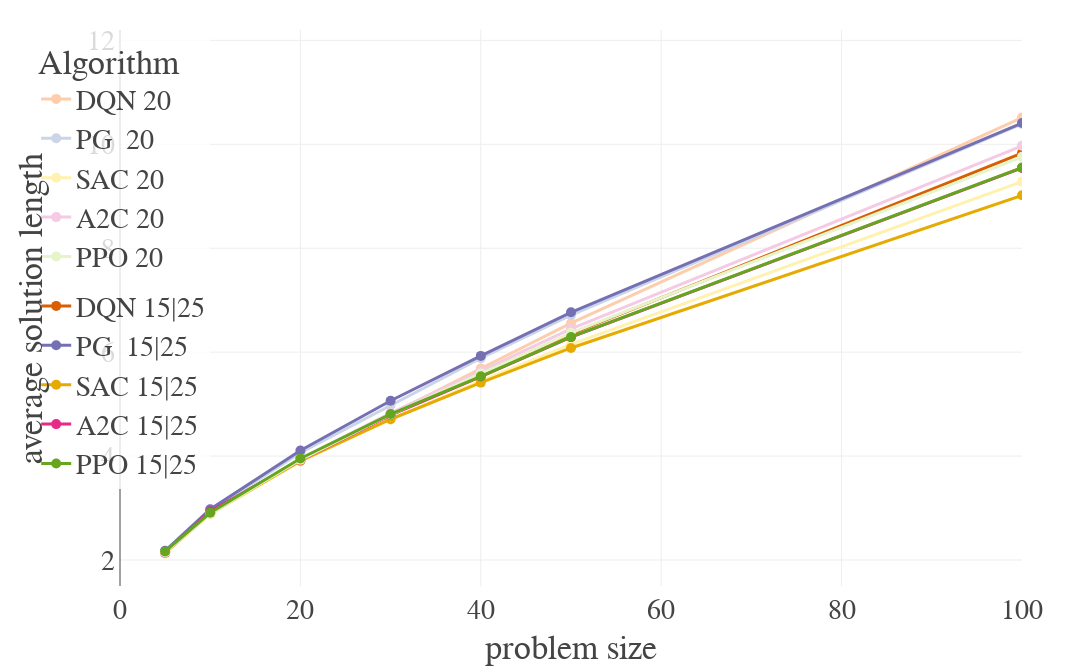

Here is the notebook cell this chart was saved with:
### Code cell
# https://plotly.com/python/plot-data-from-csv/
# https://stackoverflow.com/questions/64500472/plot-multiple-pandas-dataframes-in-one-graph-python-plotly
import plotly.express as px
import plotly.graph_objects as go
import plotly.io as pio
#pio.kaleido.scope.mathjax = None # https://github.com/plotly/plotly.py/issues/3469

fig = go.Figure()
for i, (name, df) in enumerate(zip(plot_names, plot_dfs)):
    if "Kool" in name or figure_meta['is_kool_plot']:
        fig = fig.add_trace(go.Scatter(x = df[x_df_label][::kool_thinning] * x_mult, # 40
                                   y = df[y_df_labels[i]][::kool_thinning], 
                                   name = name,
                                   marker=dict(size=marker_size),
                                   line=dict(width=3))) # , marker=dict(size=10)
    else:
        line_specs = dict(width=3)
        is_legacy_result= False
        if figure_meta['generalization_colors']:
            is_legacy_result = name.endswith(' 20')
            if is_legacy_result:
                cmap = px.colors.qualitative.Pastel2
            else:
                cmap = px.colors.qualitative.Dark2
            color_id_map = {'DQN': 1, 'PG': 2, 'A2C': 3, 'PPO': 4, 'SAC': 5}
            color_id = color_id_map[name.split(' ')[0]]
            line_specs['color'] = cmap[color_id]
            
        fig = fig.add_trace(go.Scatter(x = df[x_df_label][::1] * x_mult,
                                   y = df[y_df_labels[i]][::1], 
                                   name = name,
                                   marker=dict(size=marker_size),
                                   line=line_specs,
                                   legendgroup=f"group{is_legacy_result}"))

fig.update_layout(
    font_family="libertine",
    font_size=28,
    autosize=False,
    width=2000,
    height=666,
    margin=dict(
        l=120,
        r=70,
        b=80,
        t=30,
        pad=4
    ),
    yaxis=dict(
        title_text=y_display_label,
        type="linear" if is_reward_plot else y_type,
        range=(min_y, max_y), 
        rangemode="tozero",
        tickformat='f' if y_type == 'log' else ('.0e' if scientific else None), #'.0e'
        
        ticktext=["-0.1", "-1", "-10", "-100", "-1000", "-10k", "-100k", "-1M", "-10M"] if figure_meta['is_neg_loss_plot'] else None,
        tickvals=[0.1, 1, 10, 100, 1000, 10000, 100000, 1000000, 10000000] if figure_meta['is_neg_loss_plot'] else None,
        #tickmode="array",
        #titlefont=dict(size=30),
    ),
    xaxis=dict(
        title_text=x_display_label,
        range=None if is_reward_plot else (min_x, max_x), # x_mult*df[x_df_label].iloc[-1]
        rangemode="tozero",
        
        #ticktext=["Very long label", "long label", "3", "label"],
        #tickvals=[1, 2, 3, 4],
        #tickmode="array",
        #titlefont=dict(size=30),
    ),
    title=dict(
        #text=title,
    ),
    legend=dict(
        yanchor="top",
        y=legend_y, # 84   6
        xanchor="right",
        x=legend_x, #0.99,
        bgcolor='rgba(255,255,255,0.8)',
        #entrywidth=0.1, # change it to 0.3
        #entrywidthmode='fraction',
        #orientation='h',
        #y=1.2,
        #xanchor="center",
        #x=0.5
    ),
    legend_title_text=figure_meta['legend_title'],
    #paper_bgcolor="LightSteelBlue",
)
# https://plotly.com/python/horizontal-vertical-shapes/
if tsp_lines:
    fig.add_hline(y=10.43, line_dash="dot", annotation_text="random", annotation_position="bottom right")
    fig.add_hline(y=3.84, line_dash="dot", annotation_text="optimal", annotation_position="bottom right")
    
if op_lines:
    fig.add_hline(y=1.58, line_dash="dot", annotation_text="random", annotation_position="bottom right")
    fig.add_hline(y=5.39, line_dash="dot", annotation_text="optimal", annotation_position="bottom right")

#fig.add_hline(y=3.84, line_dash="dot", annotation_text="optimal (20)", annotation_position="bottom right")
#fig.add_hline(y=5.70, line_dash="dot", annotation_text="optimal (50)", annotation_position="bottom right")
#fig.add_hline(y=7.76, line_dash="dot", annotation_text="optimal (100)", annotation_position="bottom right")

fig.show()
fig.write_image("figures/" + figure_meta['plot_filename'] + ".pdf")

with open("figure_metas/" + figure_meta['plot_filename'] + ".json", "w") as fp:
    json.dump(figure_meta,fp)

### Figure 1 — Plotly figure (JSON) as saved in the notebook; plotly's stock layout.template omitted (floating-point values rounded to 4 significant figures)
{"data": [{"legendgroup": "groupTrue", "line": {"color": "rgb(253,205,172)", "width": 3}, "marker": {"size": 10}, "name": "DQN 20", "type": "scatter", "x": [5, 10, 20, 30, 40, 50, 100], "y": [2.163, 2.896, 3.929, 4.811, 5.686, 6.558, 10.51]}, {"legendgroup": "groupFalse", "line": {"color": "rgb(217,95,2)", "width": 3}, "marker": {"size": 10}, "name": "DQN 15|25", "type": "scatter", "x": [5, 10, 20, 30, 40, 50, 100], "y": [2.146, 2.896, 3.92, 4.8, 5.593, 6.353, 9.832]}, {"legendgroup": "groupTrue", "line": {"color": "rgb(203,213,232)", "width": 3}, "marker": {"size": 10}, "name": "PG  20", "type": "scatter", "x": [5, 10, 20, 30, 40, 50, 100], "y": [2.15, 2.952, 4.067, 4.983, 5.883, 6.712, 10.39]}, {"legendgroup": "groupFalse", "line": {"color": "rgb(117,112,179)", "width": 3}, "marker": {"size": 10}, "name": "PG  15|25", "type": "scatter", "x": [5, 10, 20, 30, 40, 50, 100], "y": [2.178, 2.978, 4.108, 5.064, 5.928, 6.768, 10.41]}, {"legendgroup": "groupTrue", "line": {"color": "rgb(255,242,174)", "width": 3}, "marker": {"size": 10}, "name": "SAC 20", "type": "scatter", "x": [5, 10, 20, 30, 40, 50, 100], "y": [2.124, 2.883, 3.898, 4.705, 5.447, 6.15, 9.283]}, {"legendgroup": "groupFalse", "line": {"color": "rgb(230,171,2)", "width": 3}, "marker": {"size": 10}, "name": "SAC 15|25", "type": "scatter", "x": [5, 10, 20, 30, 40, 50, 100], "y": [2.136, 2.898, 3.906, 4.709, 5.414, 6.081, 9.019]}, {"legendgroup": "groupTrue", "line": {"color": "rgb(244,202,228)", "width": 3}, "marker": {"size": 10}, "name": "A2C 20", "type": "scatter", "x": [5, 10, 20, 30, 40, 50, 100], "y": [2.147, 2.901, 3.945, 4.825, 5.638, 6.45, 9.972]}, {"legendgroup": "groupFalse", "line": {"color": "rgb(231,41,138)", "width": 3}, "marker": {"size": 10}, "name": "A2C 15|25", "type": "scatter", "x": [5, 10, 20, 30, 40, 50, 100], "y": [2.143, 2.933, 3.924, 4.79, 5.531, 6.29, 9.544]}, {"legendgroup": "groupTrue", "line": {"color": "rgb(230,245,201)", "width": 3}, "marker": {"size": 10}, "name": "PPO 20", "type": "scatter", "x": [5, 10, 20, 30, 40, 50, 100], "y": [2.147, 2.892, 3.929, 4.8, 5.588, 6.374, 9.759]}, {"legendgroup": "groupFalse", "line": {"color": "rgb(102,166,30)", "width": 3}, "marker": {"size": 10}, "name": "PPO 15|25", "type": "scatter", "x": [5, 10, 20, 30, 40, 50, 100], "y": [2.166, 2.909, 3.954, 4.809, 5.536, 6.293, 9.552]}], "layout": {"autosize": false, "font": {"family": "libertine", "size": 28}, "height": 666, "legend": {"bgcolor": "rgba(255,255,255,0.8)", "title": {"text": "Algorithm"}, "x": 0.1, "xanchor": "right", "y": 1, "yanchor": "top"}, "margin": {"b": 80, "l": 120, "pad": 4, "r": 70, "t": 30}, "width": 2000, "xaxis": {"range": [0, 100], "rangemode": "tozero", "title": {"text": "problem size"}, "type": "linear"}, "yaxis": {"range": [1.5, 12.2], "rangemode": "tozero", "title": {"text": "average solution length"}, "type": "linear"}}}
